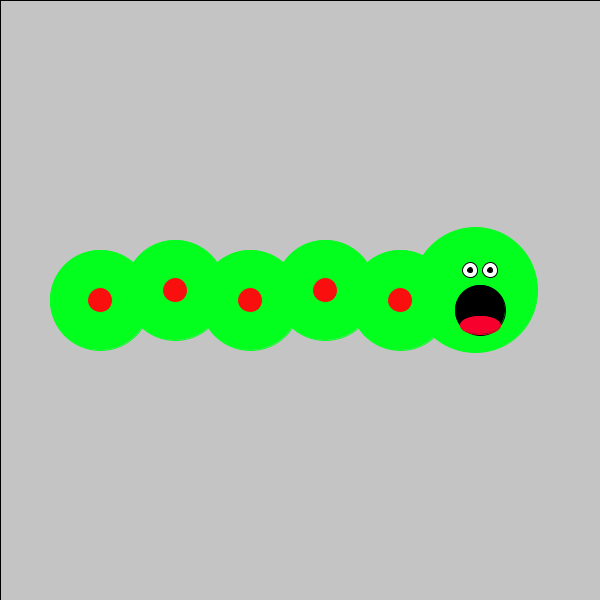
Frame 1 (no input)
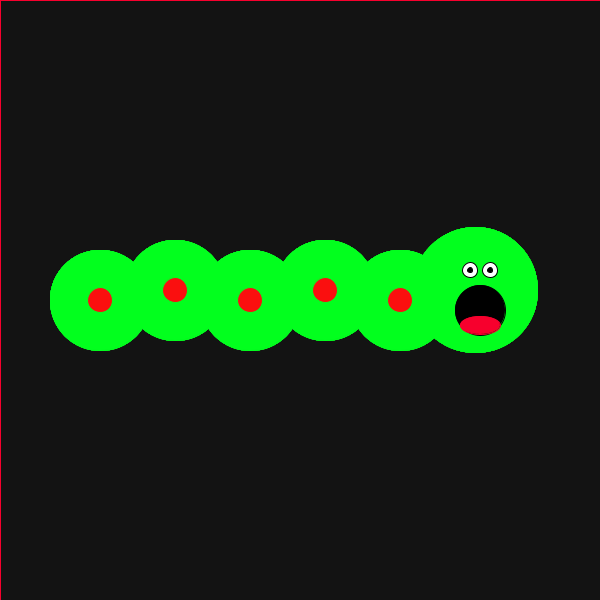
Frame 60 (the mouse pressed at the canvas centre just before this capture)
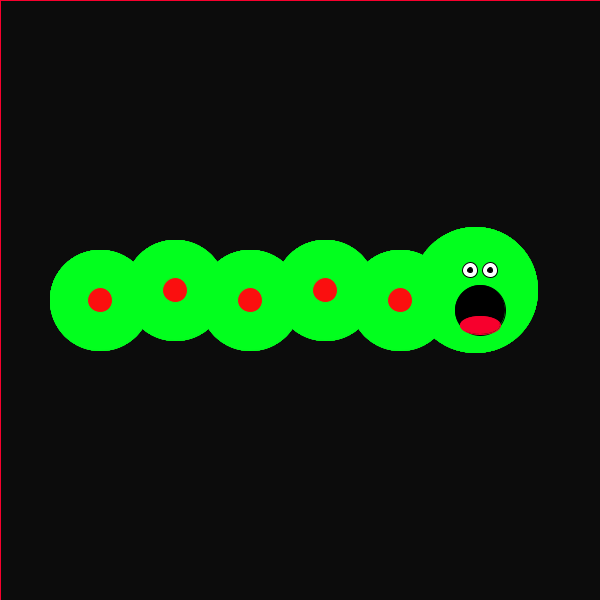
Frame 120 (the mouse held since frame 60 and released just before this capture)

The Processing sketch that drew these frames (run headless with seeded random() and noise(); from frame 60 on, the mouse is pressed at the canvas centre):

// Processing sketch: processing_72509
// ── processing_72509.pde

//L:ucky Lui Computer Prog 1 mods(14-15)
//Tickling Penguin
int x=100;
int y=300;
void setup()
{
 
  size(600,600);
}
void draw()
{
   fill(0,0,0,10);
  rect(0,0,600,600);
  fill(2,277,30);
  stroke(2,277,30);

  //body,head
  ellipse(x,y,100,100);
  ellipse(x+75,y-10,100,100);
  ellipse(x+150,y,100,100);
  ellipse(x+225,y-10,100,100);
  ellipse(x+300,y,100,100);
  ellipse(x+375,y-10,125,125);
  //spots
  fill(250,15,15);
  ellipse(x,y,25,25);
  ellipse(x+75,y-10,25,25);
  ellipse(x+150,y,25,25);
  ellipse(x+225,y-10,25,25);
  ellipse(x+300,y,25,25);
  //eyes
  stroke(0);
  fill(255);
  ellipse(x+370,y-30,15,15);
  ellipse(x+390,y-30,15,15);
  fill(0);
  ellipse(x+370,y-30,5,5);
  ellipse(x+390,y-30,5,5); 
  //mouth
  ellipse(x+380,y+10,50,50);
  fill(247,0,45);
   stroke(247,0,45);
  ellipse(x+380,y+25,40,18); 
  
  if (mousePressed==true && mouseButton==LEFT)
  {
  x=x+int(random(-2,2));
  y=y+int(random(-2,2));
  }
}
